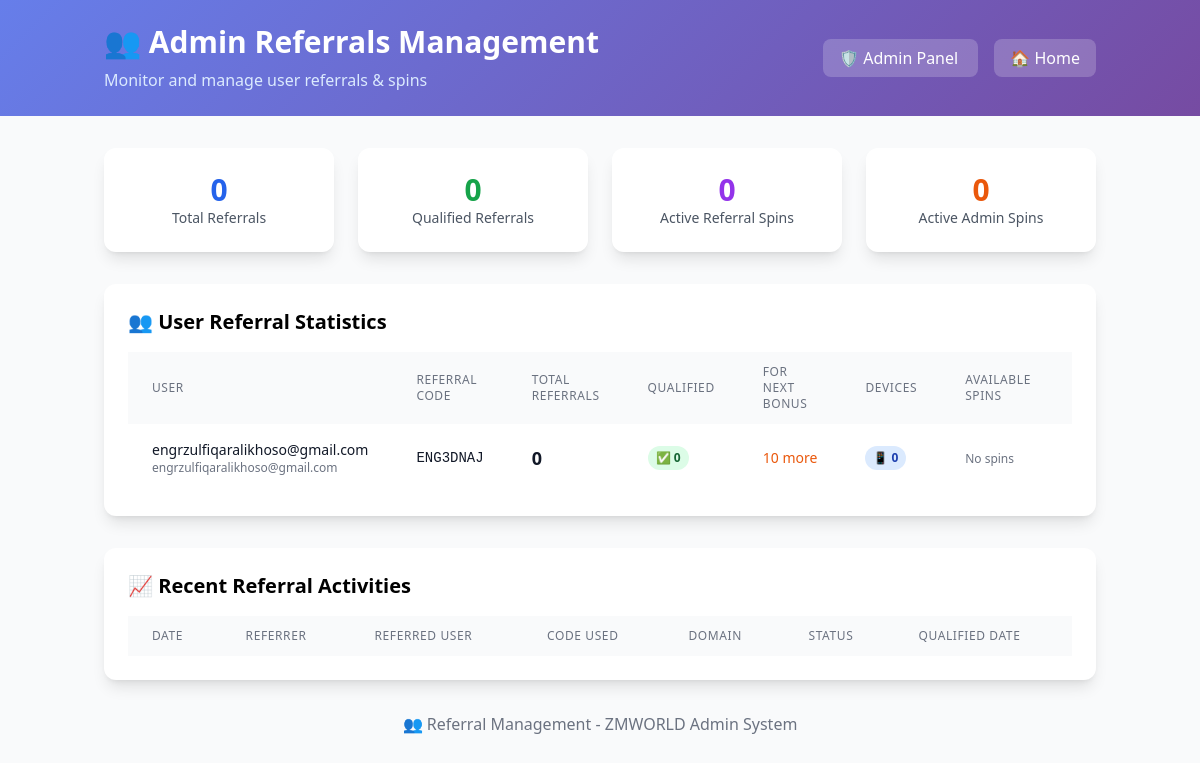
The app's page /admin/referrals (signed in) with its own data.
### main.py (models this page shows)
class User(db.Model):
    id = db.Column(db.Integer, primary_key=True)
    username = db.Column(db.String(150), nullable=False, unique=True)
    email = db.Column(db.String(150), nullable=False, unique=True)
    password = db.Column(db.String(200), nullable=False)
    coins = db.Column(db.Float, default=10.0)  # Changed to Float for decimal support
    last_login_date = db.Column(db.String(20))  # YYYY-MM-DD format
    last_activity = db.Column(db.DateTime, default=datetime.utcnow)  # Track when user was last active
    is_admin = db.Column(db.Boolean, default=False)
    is_banned = db.Column(db.Boolean, default=False)
    referral_code = db.Column(db.String(20), unique=True)  # User's unique referral code
    referred_by = db.Column(db.String(20))  # Referral code used to sign up

### main.py (the view)
@app.route('/admin/referrals')
def admin_referrals():
    if not is_admin():
        flash('Access denied. Admin privileges required.')
        return redirect(url_for('home'))
    users = User.query.all()
    user_referral_stats = []
    for user in users:
        total_referrals = UserReferral.query.filter_by(referrer_id=user.id).count()
        qualified_referrals = UserReferral.query.filter_by(referrer_id=user.id, is_qualified=True).count()
        remaining_for_bonus = max(0, 10 - qualified_referrals)
        referral_spins = get_available_referral_spins(user.id)
        admin_spins = get_available_admin_spins(user.id)
        device_count = DeviceRegistration.query.filter_by(user_id=user.id).count()
        user_referral_stats.append({
            'user': user,
            'total_referrals': total_referrals,
            'qualified_referrals': qualified_referrals,
            'remaining_for_bonus': remaining_for_bonus,
            'referral_spins': referral_spins,
            'admin_spins': admin_spins,
            'device_count': device_count
        })
    referrer_user = aliased(User)
    referred_user = aliased(User)
    recent_referrals = db.session.query(UserReferral, referrer_user.username.label('referrer_name'), referred_user.username.label('referred_name'))\
        .join(referrer_user, UserReferral.referrer_id == referrer_user.id)\
        .join(referred_user, UserReferral.referred_id == referred_user.id)\
        .order_by(UserReferral.created_at.desc()).limit(50).all()
    return render_template('admin_referrals.html',
                         user_referral_stats=user_referral_stats,
                         recent_referrals=recent_referrals)

### main.py (called while the page is built)
def get_available_referral_spins(user_id):
    today = datetime.now().strftime('%Y-%m-%d')
    today_reward = ReferralReward.query.filter_by(user_id=user_id, reward_date=today).first()
    if today_reward:
        return today_reward.spins_awarded - today_reward.spins_used
    return 0

def get_available_admin_spins(user_id):
    today = datetime.now().strftime('%Y-%m-%d')
    today_grants = AdminSpinGrant.query.filter_by(user_id=user_id, grant_date=today).all()
    total_granted = sum(grant.spins_granted for grant in today_grants)
    total_used = sum(grant.spins_used for grant in today_grants)
    return total_granted - total_used

@app.before_request
def track_user_activity():
    if 'user_id' in session:
        update_user_activity(session['user_id'])

@app.context_processor
def inject_global_announcements():
    try:
        global_announcements = Announcement.query.filter_by(is_active=True).order_by(Announcement.created_at.desc()).all()
        return dict(global_announcements=global_announcements)
    except:
        return dict(global_announcements=[])

def is_admin():
    return session.get('is_admin_logged_in', False)

### templates/admin_referrals.html (shortened to what this page needs)
<!DOCTYPE html>
<html lang="en">
<head>
    <script src="https://cdn.tailwindcss.com"></script>
</head>
<body class="bg-gray-50 min-h-screen">
    <div class="gradient-bg text-white py-6 mb-8">
        <div class="container mx-auto px-4">
            <div class="flex justify-between items-center">
                <div>
                    <h1 class="text-3xl font-bold">👥 Admin Referrals Management</h1>
                    <p class="text-blue-100 mt-2">Monitor and manage user referrals & spins</p>
                </div>
                <div class="text-right">
                    <a href="{{ url_for('admin_panel') }}" class="bg-white bg-opacity-20 hover:bg-opacity-30 px-4 py-2 rounded-lg transition duration-200 mr-4">
                        🛡️ Admin Panel
                    </a>
                    <a href="{{ url_for('home') }}" class="bg-white bg-opacity-20 hover:bg-opacity-30 px-4 py-2 rounded-lg transition duration-200">
                        🏠 Home
                    </a>
                </div>
            </div>
        </div>
    </div>
    <div class="container mx-auto px-4">
        <div class="grid grid-cols-1 md:grid-cols-4 gap-6 mb-8">
            <div class="bg-white rounded-xl shadow-lg p-6 text-center">
                <div class="text-3xl font-bold text-blue-600">{{ user_referral_stats|sum(attribute='total_referrals') }}</div>
                <div class="text-gray-600 text-sm">Total Referrals</div>
            </div>
            <div class="bg-white rounded-xl shadow-lg p-6 text-center">
                <div class="text-3xl font-bold text-green-600">{{ user_referral_stats|sum(attribute='qualified_referrals') }}</div>
                <div class="text-gray-600 text-sm">Qualified Referrals</div>
            </div>
            <div class="bg-white rounded-xl shadow-lg p-6 text-center">
                <div class="text-3xl font-bold text-purple-600">{{ user_referral_stats|sum(attribute='referral_spins') }}</div>
                <div class="text-gray-600 text-sm">Active Referral Spins</div>
            </div>
            <div class="bg-white rounded-xl shadow-lg p-6 text-center">
                <div class="text-3xl font-bold text-orange-600">{{ user_referral_stats|sum(attribute='admin_spins') }}</div>
                <div class="text-gray-600 text-sm">Active Admin Spins</div>
            </div>
        </div>
        <div class="bg-white rounded-xl shadow-lg p-6 mb-8">
            <h2 class="text-xl font-bold mb-4">👥 User Referral Statistics</h2>
            <div class="overflow-x-auto">
                <table class="min-w-full bg-white">
                    <thead class="bg-gray-50">
                        <tr>
                            <th class="py-3 px-6 text-left text-xs font-medium text-gray-500 uppercase tracking-wider">User</th>
                            <th class="py-3 px-6 text-left text-xs font-medium text-gray-500 uppercase tracking-wider">Referral Code</th>
                            <th class="py-3 px-6 text-left text-xs font-medium text-gray-500 uppercase tracking-wider">Total Referrals</th>
                            <th class="py-3 px-6 text-left text-xs font-medium text-gray-500 uppercase tracking-wider">Qualified</th>
                            <th class="py-3 px-6 text-left text-xs font-medium text-gray-500 uppercase tracking-wider">For Next Bonus</th>
                            <th class="py-3 px-6 text-left text-xs font-medium text-gray-500 uppercase tracking-wider">Devices</th>
                            <th class="py-3 px-6 text-left text-xs font-medium text-gray-500 uppercase tracking-wider">Available Spins</th>
                            <th class="py-3 px-6 text-left text-xs font-medium text-gray-500 uppercase tracking-wider">Actions</th>
                        </tr>
                    </thead>
                    <tbody class="bg-white divide-y divide-gray-200">
                        {% for stats in user_referral_stats %}
                        <tr>
                            <td class="py-4 px-6 whitespace-nowrap text-sm font-medium text-gray-900">
                                {{ stats.user.username }}
                                <div class="text-xs text-gray-500">{{ stats.user.email }}</div>
                            </td>
                            <td class="py-4 px-6 whitespace-nowrap text-sm text-gray-900 font-mono">
                                {{ stats.user.referral_code or 'N/A' }}
                            </td>
                            <td class="py-4 px-6 whitespace-nowrap text-sm text-gray-900">
                                <span class="text-lg font-bold">{{ stats.total_referrals }}</span>
                            </td>
                            <td class="py-4 px-6 whitespace-nowrap text-sm text-gray-900">
                                <span class="inline-flex px-2 py-1 text-xs font-semibold rounded-full bg-green-100 text-green-800">
                                    ✅ {{ stats.qualified_referrals }}
                                </span>
                            </td>
                            <td class="py-4 px-6 whitespace-nowrap text-sm text-gray-900">
                                {% if stats.remaining_for_bonus > 0 %}
                                    <span class="text-orange-600 font-medium">{{ stats.remaining_for_bonus }} more</span>
                                {% else %}
                                    <span class="text-green-600 font-medium">✅ Eligible</span>
                                {% endif %}
                            </td>
                            <td class="py-4 px-6 whitespace-nowrap text-sm text-gray-900">
                                <span class="inline-flex px-2 py-1 text-xs font-semibold rounded-full bg-blue-100 text-blue-800">
                                    📱 {{ stats.device_count }}
                                </span>
                            </td>
                            <td class="py-4 px-6 whitespace-nowrap text-sm text-gray-900">
                                <div class="space-y-1">
                                    {% if stats.referral_spins == 0 and stats.admin_spins == 0 %}
                                        <span class="text-gray-500 text-xs">No spins</span>
                                    {% endif %}
                                </div>
                            </td>
                            <td class="py-4 px-6 whitespace-nowrap text-sm font-medium">
                            </td>
                        </tr>
                        {% endfor %}
                    </tbody>
                </table>
            </div>
        </div>
        <div class="bg-white rounded-xl shadow-lg p-6">
            <h2 class="text-xl font-bold mb-4">📈 Recent Referral Activities</h2>
            <div class="overflow-x-auto">
                <table class="min-w-full bg-white">
                    <thead class="bg-gray-50">
                        <tr>
                            <th class="py-3 px-6 text-left text-xs font-medium text-gray-500 uppercase tracking-wider">Date</th>
                            <th class="py-3 px-6 text-left text-xs font-medium text-gray-500 uppercase tracking-wider">Referrer</th>
                            <th class="py-3 px-6 text-left text-xs font-medium text-gray-500 uppercase tracking-wider">Referred User</th>
                            <th class="py-3 px-6 text-left text-xs font-medium text-gray-500 uppercase tracking-wider">Code Used</th>
                            <th class="py-3 px-6 text-left text-xs font-medium text-gray-500 uppercase tracking-wider">Domain</th>
                            <th class="py-3 px-6 text-left text-xs font-medium text-gray-500 uppercase tracking-wider">Status</th>
                            <th class="py-3 px-6 text-left text-xs font-medium text-gray-500 uppercase tracking-wider">Qualified Date</th>
                        </tr>
                    </thead>
                </table>
            </div>
        </div>
        <div class="mt-8 text-center text-gray-500 pb-8">
            <p>👥 Referral Management - ZMWORLD Admin System</p>
        </div>
    </div>
</body>
</html>

### templates/admin_referrals.html (style rules this page uses)
.gradient-bg { background: linear-gradient(135deg, #667eea 0%, #764ba2 100%); }

### records on screen
User: user.username "engrzulfiqaralikhoso@gmail.com", user.email "engrzulfiqaralikhoso@gmail.com", user "ENG3DNAJ", total_referrals "0", qualified_referrals "0", remaining_for_bonus "10", device_count "0"

### other values on screen
{{ user_referral_stats|sum(attribute='total_referrals') }} "0"
{{ user_referral_stats|sum(attribute='qualified_referrals') }} "0"
{{ user_referral_stats|sum(attribute='referral_spins') }} "0"
{{ user_referral_stats|sum(attribute='admin_spins') }} "0"
